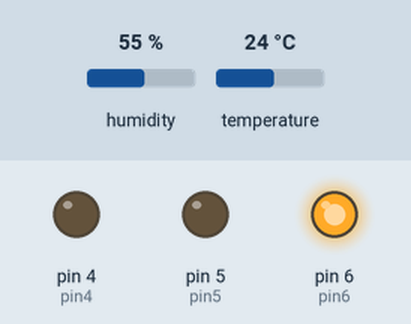
This sketch was run on a simulated Arduino Uno, built with avr-gcc and run on an emulated ATmega328P. On the bench: output pins drawn as LEDs (lit = HIGH). Inputs (shaded band) come from the test bench; at power-on: temperature 24 °C, humidity 55 %.

Above: at 6.8 s.
6.9 s: temperature set to 22 °C
12.3 s: temperature set to 19 °C
At 15.3 s:
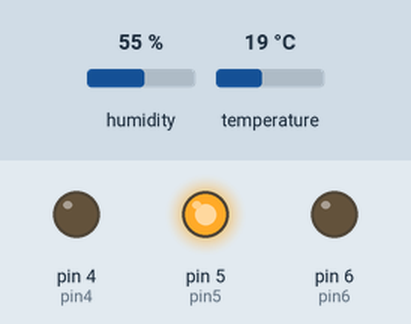
22.2 s: temperature set to 28 °C
At 24.7 s:
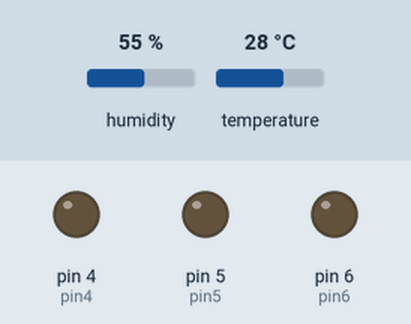
31.6 s: temperature set to 18 °C
At 34.8 s:
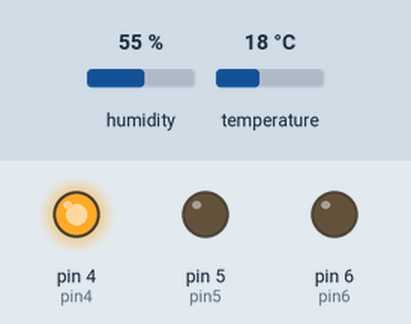
41.5 s: temperature set to 33 °C
At 42.6 s:
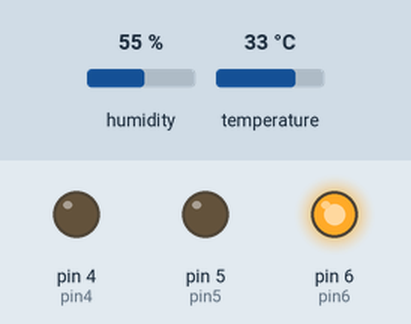
Timing chart, 0 to 52.4 s (numbered marks = the images above; inputs shaded):
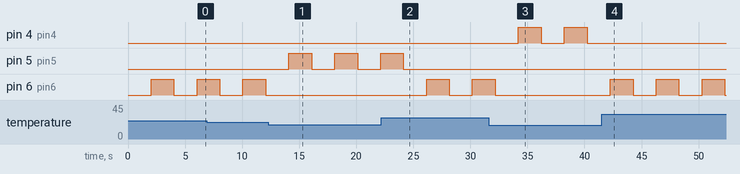

Measured:
- the behaviour switches between 21 and 20 °C on temperature (found by bisection; images 0 and 1)
- after the input at 12.3 s, pin 5 (pin5): alternates HIGH for 2.0 s and LOW for 2.0 s, starting after 1.8 s; pin 6 (pin6): stops changing and stays LOW
- after the input at 22.2 s, pin 5 (pin5): goes on until 24.1 s, then stays LOW; pin 6 (pin6): LOW → HIGH after 4.0 s, → LOW 2.0 s later, → HIGH 2.0 s later
- after the input at 31.6 s, pin 4 (pin4): alternates HIGH for 2.0 s and LOW for 2.0 s, starting after 2.6 s; pin 6 (pin6): goes on until 32.2 s, then stays LOW
- after the input at 41.5 s, pin 4 (pin4): stops changing and stays LOW; pin 6 (pin6): alternates HIGH for 2.0 s and LOW for 2.0 s, starting after 0.76 s

The sketch:

TemperatureHumidityMeasurement.ino
```cpp
#include <Adafruit_Sensor.h>
#include <DHT.h>

DHT dht(2, DHT11);

int pin4 = 4; // blue
int pin5 = 5; // green
int pin6 = 6; // red

void setup()
{
   dht.begin(); // start communication with DHT11
   pinMode(pin4, OUTPUT);
   pinMode(pin5, OUTPUT);
   pinMode(pin6, OUTPUT);
}

void loop()
{
    delay(2000);
    int t = dht.readTemperature(); // measure temperature
    if (t >= 21)
    {
        digitalWrite(pin6, HIGH);
        delay(2000);
        digitalWrite(pin6, LOW);
    }
    else if (t <= 20 && t >= 19)
    {
        digitalWrite(pin5, HIGH);
        delay(2000);
        digitalWrite(pin5, LOW);
    }
    else if (t >= 18)
    {
        digitalWrite(pin4, HIGH);
        delay(2000);
        digitalWrite(pin4, LOW);
    }
}
```
